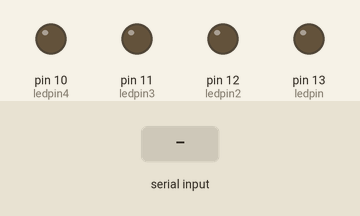
Recording of a sketch running on a simulated Arduino Uno, built with avr-gcc and run on an emulated ATmega328P. Shown: output pins drawn as LEDs (lit = HIGH). Inputs (shaded band) come from the test bench.

Above: at 1.2 s.
1.3 s: "1" received over Serial
At 2.0 s:
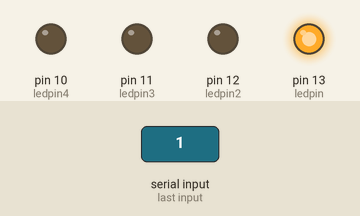
2.8 s: "3" received over Serial
At 3.1 s:
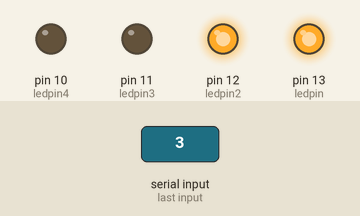
4.3 s: "2" received over Serial
At 5.4 s:
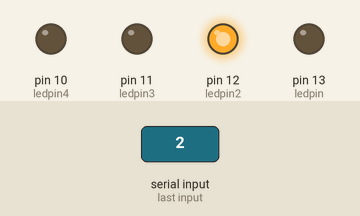
5.8 s: "5" received over Serial
At 6.6 s:
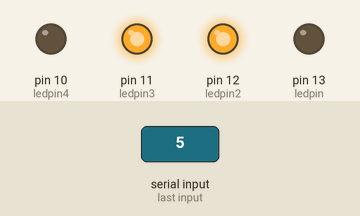
7.3 s: "4" received over Serial
At 7.7 s:
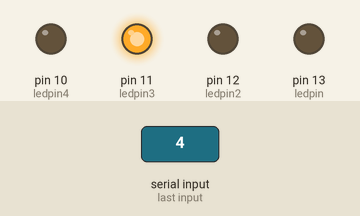
8.8 s: "7" received over Serial
At 10.1 s:
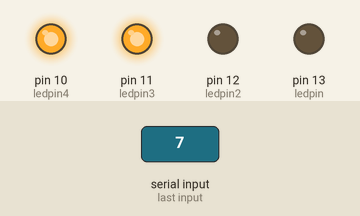
Timing chart, 0 to 11.3 s (numbered marks = the images above; inputs shaded):
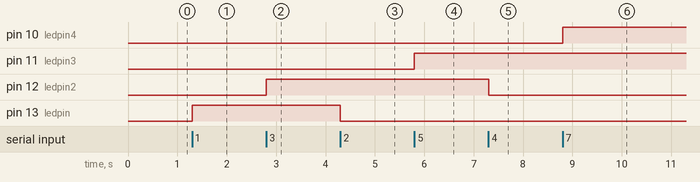

The sketch:

Arduino_Speech_Code.ino
```cpp
///////////////////////////////
//    Bessem Bousselmi       //
// bsmbousselmi@gmail.com    //
//                           //
// Creative Commons CC-BY-NC //
///////////////////////////////
int ledpin = 13;
int ledpin2 = 12;
int ledpin3 = 11;
int ledpin4 = 10;
int value;
void setup ()
{
  Serial.begin(9600);
  pinMode(ledpin, OUTPUT);
  pinMode(ledpin2, OUTPUT);
  pinMode(ledpin3, OUTPUT);
  pinMode(ledpin4, OUTPUT);
}
void loop ()
{
  value = Serial.read();
  if (value == '1' ) {digitalWrite(ledpin, HIGH);}
  else if (value == '2'){digitalWrite(ledpin,LOW );}
  else if (value == '3' ) {digitalWrite(ledpin2, HIGH);}
  else if (value == '4'){digitalWrite(ledpin2,LOW );}
  else if (value == '5' ) {digitalWrite(ledpin3, HIGH);}
  else if (value == '6'){digitalWrite(ledpin3,LOW );}
  else if (value == '7' ) {digitalWrite(ledpin4, HIGH);}
  else if (value == '8'){digitalWrite(ledpin4,LOW );}
}
```

Measured:
- after the input at 1.3 s, pin 13 (ledpin): LOW → HIGH at once
- after the input at 2.8 s, pin 12 (ledpin2): LOW → HIGH at once
- after the input at 4.3 s, pin 13 (ledpin): HIGH → LOW at once
- after the input at 5.8 s, pin 11 (ledpin3): LOW → HIGH at once
- after the input at 7.3 s, pin 12 (ledpin2): HIGH → LOW at once
- after the input at 8.8 s, pin 10 (ledpin4): LOW → HIGH at once
